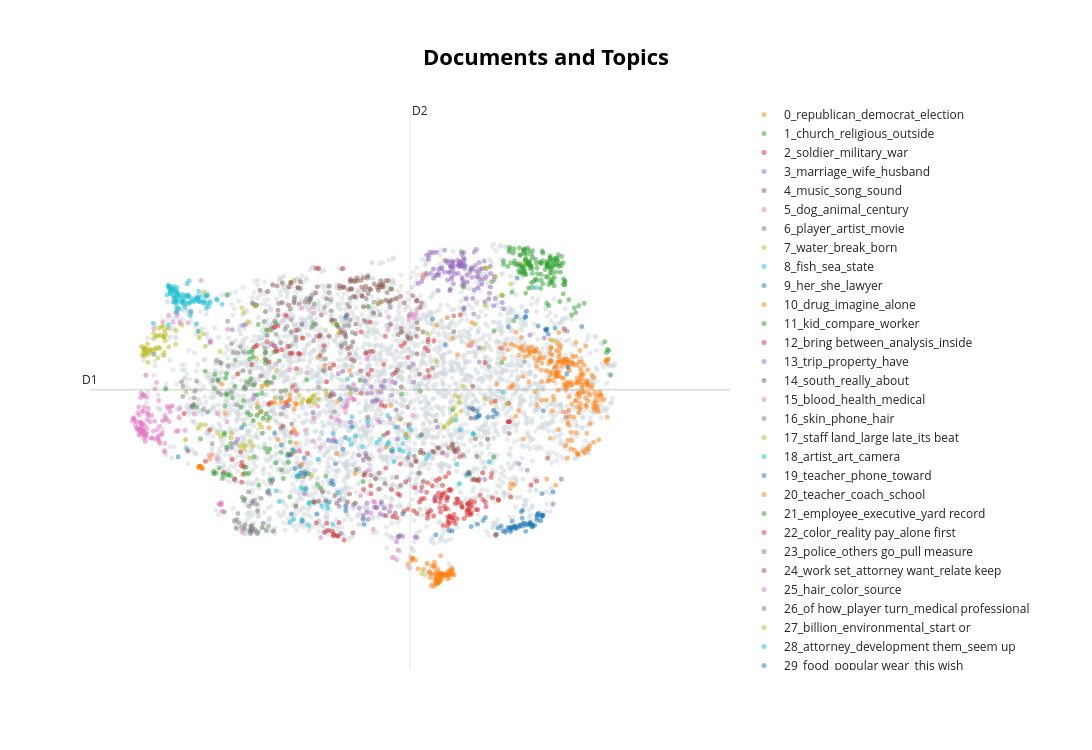

Notebook code for this chart:
### Code cell
# ── Document-level topic map (sample 5000 docs to keep it fast) ───────────────
docs_list = list(docs_train)
embeddings_array = np.array(embeddings_train)

topic_model.visualize_documents(
    docs_list,
    embeddings=embeddings_array,
    sample=min(5000, len(docs_list)) / len(docs_list),
    hide_annotations=True,
)
